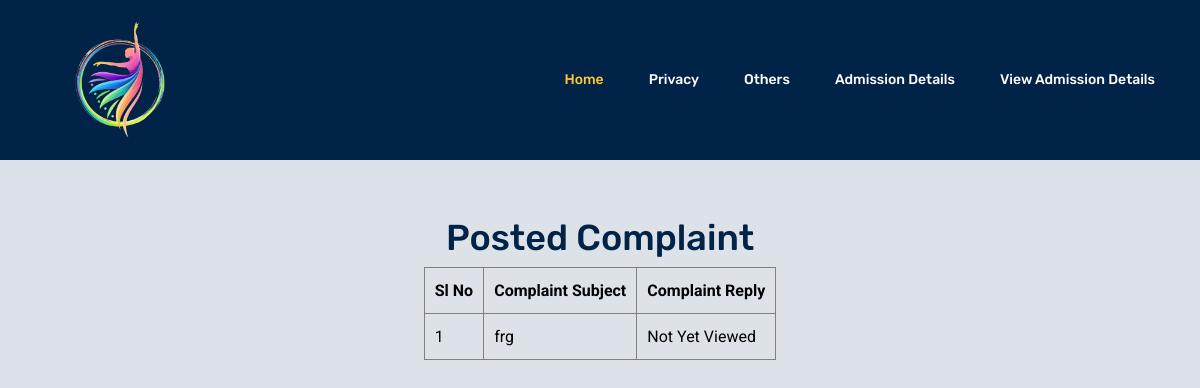
Page /Project/Student/PostedComplaint.php on the earlier database version.
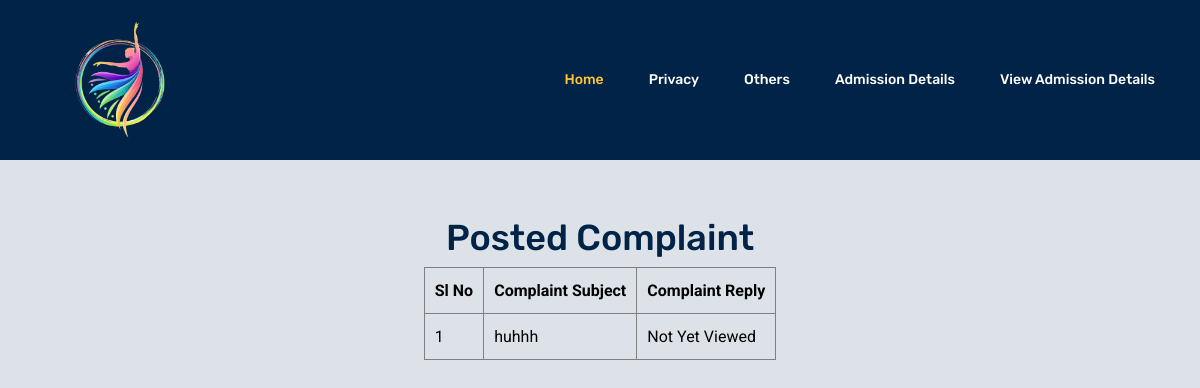
Same page on the later database version.
### tables this page shows
CREATE TABLE `tbl_complaint` (
  `complaint_id` int(11) NOT NULL auto_increment,
  `complaint_content` varchar(100) NOT NULL,
  `complaint_date` varchar(100) NOT NULL,
  `student_id` int(11) NOT NULL,
  `complaint_reply` varchar(100) NOT NULL,
  `trainer_id` int(11) NOT NULL,
  PRIMARY KEY  (`complaint_id`)
);

### Project/Student/PostedComplaint.php (the view, shortened to what this page needs)
<?php
include("Head.php");
?>
<!DOCTYPE html PUBLIC "-//W3C//DTD XHTML 1.0 Transitional//EN" "http://www.w3.org/TR/xhtml1/DTD/xhtml1-transitional.dtd">
<html xmlns="http://www.w3.org/1999/xhtml">
<head>
</head>
<body style="background-color:rgb(220, 226, 231);color: black;">
<body>
<p><a href="HomePage.php"> Home</a></p>
<br><br><br><br><br><br><br>
<center><h1>Posted Complaint</h1></center>
<form id="form1" name="form1" method="post" action="">
 <center> <table border="1" align="center" cellpadding="10">
    <tr>
      <th>Sl No</th>
      <th>Complaint Subject</th>
       <th>Complaint Reply</th>
    </tr>
   <?php
	$selectQry="select * from tbl_complaint where student_id='".$_SESSION["student_id"]."'  ";
	$row=mysql_query($selectQry);
	$i=0;
	while($data=mysql_fetch_array($row))
	{
	$i++;
	?>
    <tr>
      <td><?php echo $i ?></td>
      <td><?php echo $data["complaint_content"] ?></td>
       <td><?php
       if($data["complaint_reply"]=="")
       {
        echo "Not Yet Viewed";
       }
       else
       {
       echo $data["complaint_reply"] ;
       }
       ?></td>
    </tr>
    <?php
	}
	?>
  </table>
  </center>
</form>
<br><br><br><br><br><br><br>
</body>
</html>

Differences in the rows shown:
removed tbl_complaint: complaint_content "frg", complaint_reply "Not Yet Viewed"
added tbl_complaint: complaint_content "huhhh", complaint_reply "Not Yet Viewed"
